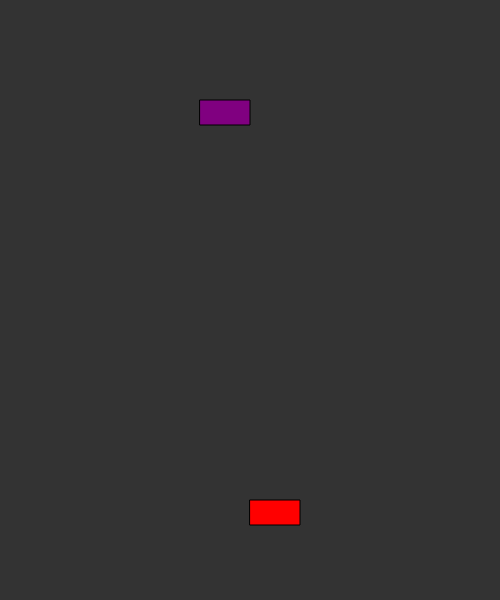
Frame 1 (no input)
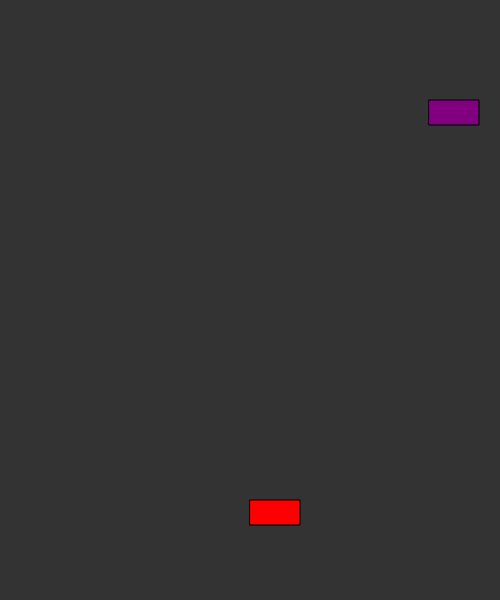
Frame 60 (no input)
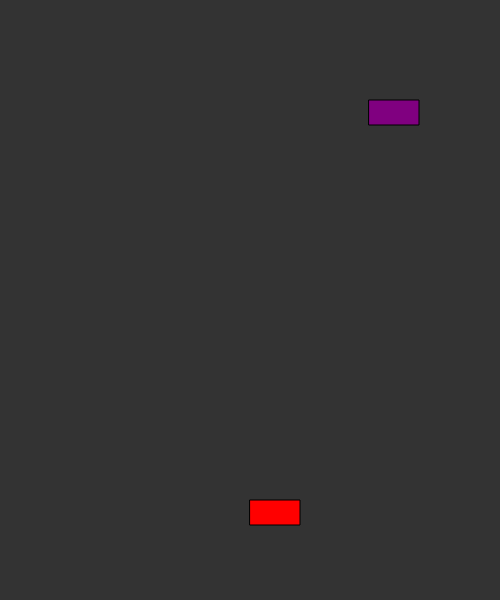
Frame 120 (the mouse pressed at the canvas centre since frame 60)

The p5.js sketch that drew these frames (run headless with seeded random() and noise() and a simulated clock; from frame 60 on, the mouse is pressed at the canvas centre):

// p5.js sketch
// ── sketch.js
let player;
let enemy
function setup(){
    createCanvas(500, 600);
    player = new Ship("red",0,250,500);
    enemy = new Ship("purple",0,200,100);
}


function draw(){
    background(51)

    // movePlayer();
    
    player.createShip();
    player.move()
    enemy.createShip();
    enemy.randomMove(); 
    // // EnemyShip
    // const EnemyShip = new 

}


                                            
console.log()
class Ship {

    constructor(color = 'purple', shape, positionX, positionY, sizeWidth = 50, sizeHeight = 25){
        this.color = color;
        this.shape = shape;
        this.positionX = positionX;
        this.positionY = positionY;
        this.sizeWidth = sizeWidth;
        this.sizeHeight = sizeHeight;
        this.directionX = 5;
        
    }
    createShip(){
        fill(this.color)
        rect(this.positionX, this.positionY, this.sizeWidth, this.sizeHeight);
    }
    move(){
        if (keyIsDown(RIGHT_ARROW)){
           this.positionX += 5;
           console.log(this.positionX); 
        }
            else if(keyIsDown(LEFT_ARROW)){
            this.positionX -= 5;
            console.log(this.positionX);
        }
    }
    shoot(){
        if (keyIsPressed(SPACE_BAR)){
            console.log("Shoot!");
        }

    }
    randomMove(){
        
        this.positionX = this.positionX + this.directionX;
        if (this.positionX <= 10) {
            this.directionX = 1;
            console.log(this.positionX);
        }
        else if (this.positionX >= 440){
            this.directionX = -1;
            console.log(this.positionX);

        }
        
    }
}
// this.body.setVelocity(0, 0);
// this.body.collisionType = me.collision.types.ENEMY_OBJECT;

// update : function (time) {
//     this._super(me.Entity, "update", [time]);

//     this.body.update();

//     return true;
// }
// onCollision : function (res, other) {
//     if (other.body.collisionType === me.collision.types.ENEMY_OBJECT) {
//         me.game.world.removeChild(this);
//         game.playScreen.enemyManager.removeChild(other);
//         return false;
//     }
// }
// if (other.body.collisionType === me.collision.types.ENEMY_OBJECT) {
//     me.game.world.removeChild(this);
//     game.playScreen.enemyManager.removeChild(other);
// }
